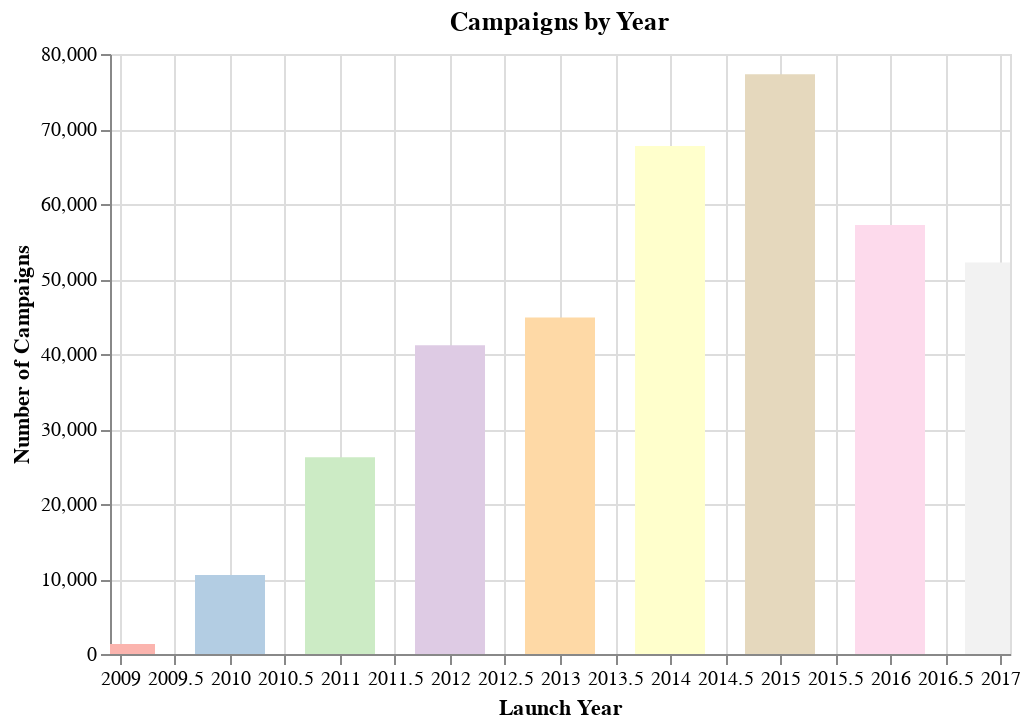

Notebook cell for this chart:
### Code cell
launch_year = df.launch_year.value_counts()
launch_year_use = pd.DataFrame({
    'Launch Year' : launch_year.index,
    'Number of Campaigns' : launch_year.values
})

alt.Chart(launch_year_use, title= 'Campaigns by Year').mark_bar(size=35, clip=True).encode(
    alt.X('Launch Year', scale=alt.Scale(domain=(2009, 2017)), axis=alt.Axis(format='')),
    y='Number of Campaigns',
    tooltip = ('Number of Campaigns', 'Launch Year'),
    color=alt.Color('Launch Year', scale=alt.Scale(scheme='pastel1', domain=(2009, 2017)), legend=None)
).properties(width = 450)

### Figure 1 — Vega-Lite specification as saved in the notebook (floating-point values rounded to 4 significant figures)
{"config": {"view": {"continuousWidth": 400, "continuousHeight": 300}}, "data": {"name": "data-3bdbfa895f4ee6e868d66e0248202273"}, "mark": {"type": "bar", "clip": true, "size": 35}, "encoding": {"color": {"field": "Launch Year", "legend": null, "scale": {"domain": [2009, 2017], "scheme": "pastel1"}, "type": "quantitative"}, "tooltip": [{"field": "Number of Campaigns", "type": "quantitative"}, {"field": "Launch Year", "type": "quantitative"}], "x": {"axis": {"format": ""}, "field": "Launch Year", "scale": {"domain": [2009, 2017]}, "type": "quantitative"}, "y": {"field": "Number of Campaigns", "type": "quantitative"}}, "title": "Campaigns by Year", "width": 450, "$schema": "https://vega.github.io/schema/vega-lite/v4.17.0.json", "datasets": {"data-3bdbfa895f4ee6e868d66e0248202273": [{"Launch Year": 2015, "Number of Campaigns": 77300}, {"Launch Year": 2014, "Number of Campaigns": 67745}, {"Launch Year": 2016, "Number of Campaigns": 57184}, {"Launch Year": 2017, "Number of Campaigns": 52200}, {"Launch Year": 2013, "Number of Campaigns": 44851}, {"Launch Year": 2012, "Number of Campaigns": 41165}, {"Launch Year": 2011, "Number of Campaigns": 26237}, {"Launch Year": 2010, "Number of Campaigns": 10519}, {"Launch Year": 2009, "Number of Campaigns": 1329}, {"Launch Year": 2018, "Number of Campaigns": 124}, {"Launch Year": 1970, "Number of Campaigns": 7}]}}
